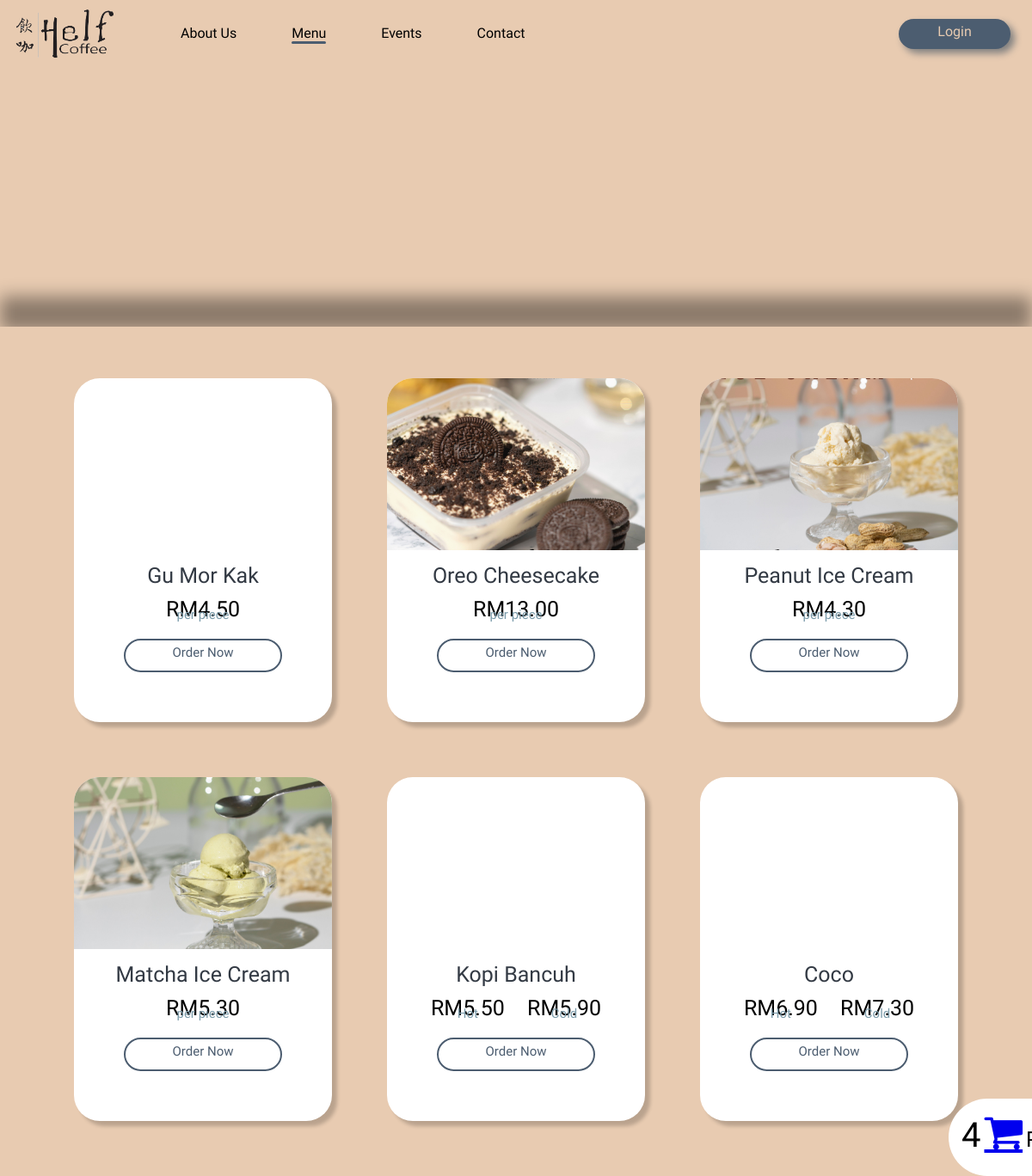
Page /User/menu_best_seller.php on the committed database.
### tables this page shows
CREATE TABLE `product` (
  `product_id` int(11) NOT NULL,
  `product_name` text NOT NULL,
  `price` float NOT NULL,
  `product_type` int(100) NOT NULL,
  `product_desc` text NOT NULL,
  `product_quan` int(100) NOT NULL,
  `product_cal` int(100) NOT NULL,
  `best_seller` tinyint(1) NOT NULL,
  `product_img` varchar(100) NOT NULL,
  `pixel` int(10) NOT NULL
);

### User/menu_best_seller.php (the view, shortened to what this page needs)
<?php
    include 'dbConnection.php';
 ?>
<!DOCTYPE html>
<html lang="en">
<head>
    <link rel="stylesheet" href="css/menu_style.css">
    <link rel="stylesheet" href="https://cdnjs.cloudflare.com/ajax/libs/font-awesome/4.7.0/css/font-awesome.min.css">
</head>
<body>
    <div class="nav_bar">
        <div class="logo">
            <a href="index.php"><img src="images/helf_coffee_logo.png" alt="Helf Coffee Logo" style="width: 130px" href="index.html"></a>
        </div>
        <?php if(!isset($_SESSION['logged_in'])) : ?>
        <a href="user_login.php" class="login">Login</a>
        <?php endif ?>
        <nav class="pages">
            <ul>
                <li><a href="#">About Us</a></li>
                <li><a class="active" href="menu_best_seller.php">Menu</a></li>
                <li><a href="events.php">Events</a></li>
                <li><a href="contact_us.php">Contact</a></li>
            </ul>
        </nav>
    </div>
    <div class="menu_bar" id="scroll">
        <div class="blur"></div>
        <ul>
        </ul>
    </div>
    <div class="content_container">
        <div class="item_container">
            <?php
                    $sql = $conn->query("SELECT * FROM product WHERE best_seller = 1 AND product_type != 3 ORDER BY product_id");
                    $sql2 = $conn->query("SELECT * FROM product WHERE best_seller = 1 AND product_type = 3 ORDER BY product_id");
                    ?>
                    <?php
                    if($sql->num_rows > 0)
                    {
                        while($data=$sql->fetch_assoc())
                        {
                    ?>
                <div class="item">
                <div class="item_pic">
                <?php
                    echo  '<img style="bottom: '.$data['pixel'].'px;" src="'.$data['product_img'].'"/>';
                ?>
                </div>
                <div class="description">
                    <div class="item_name"><center><?php echo $data['product_name']?></center></div>
                    <div class="price">
                        <center>RM<?php echo number_format($data['price'], 2);?></center>
                        <div class="sub_price"><center>per piece</center></div>
                    </div>
                    <div class="order_btn" onclick="togglePopup_<?php echo $data['product_id']?>()"><center>Order Now</center></div>
                </div>
            </div>
            <?php
            }
            while($data=$sql2->fetch_assoc())
                        {
                        $cold = 0.40;
                    ?>
                <div class="item">
                <div class="item_pic">
                </div>
                <div class="description">
                    <div class="item_name"><center><?php echo $data['product_name']?></center></div>
                    <div class="price">
                        <div class="price">
                            <center>RM<?php echo number_format($data['price'], 2);?></center>
                            <div class="sub_price"><center>Hot</center></div>
                        </div>
                        <div class="price">
                            <center>RM<?php echo number_format($data['price'] +$cold , 2);?></center>
                            <div class="sub_price"><center>Cold</center></div>
                        </div>
                    </div>
                    <div class="order_btn" onclick="togglePopup_<?php echo $data['product_id']?>()"><center>Order Now</center></div>
                </div>
            </div>
            <?php
            }
            }
            ?>
        </div>
        <div class="cart-btn" id="cart">
            <?php
                $result = $conn->query("SELECT COUNT(*) FROM `cart_temp`");
                $row = $result->fetch_row();
            ?>
            <span class ="cart-quantity"><?php echo $row[0];?></span>
            <?php if(!isset($_SESSION['logged_in'])){ ?>
            <a href ="user_login.php"class="fa fa-shopping-cart fa-3x" aria-hidden="true" onclick="alert('Please log in before proceeding to your cart');"></a>
            <?php
            }else{ ?>
            <a href ="cart.php"class="fa fa-shopping-cart fa-3x" aria-hidden="true"></a>
            <?php
            } ?>
            <span id="cart-success" style = "font-size: 25px">Product successfully added to cart</span>
        </div>
</body>
</html>

### User/css/menu_style.css (style rules this page uses)
body { margin: 0; background-color: #E8CBB1; }
.nav_bar { background-color: #E8CBB1; padding: 5px 10px; font-family: 'Marhey', cursive; height: 70px; }
.logo, .pages { display: inline-block; }
.pages { position: absolute; }
.pages ul li { list-style: none; display: inline-block; text-align: center; margin: 0 30px; padding-top: 8px; }
.pages ul li a { position: relative; text-decoration: none; color: black; width: 0; }
.pages ul li a::after { content: ""; display: block; background-color: #4C5D70; height: 3px; width: 0%; border-radius: 20px; position: absolute; left: 50%; }
.pages ul li .active::after { content: ""; display: block; background-color: #4C5D70; height: 3px; width: 100%; border-radius: 20px; position: absolute; left: 0; }
.login { position: relative; float: right; background-color: #4C5D70; color: #E8CBB1; width: 120px; height: 30px; border-radius: 30px; text-align: center; text-decoration: none; margin: 17px 15px; padding: 5px 5px 0; box-shadow: 5px 5px 8px grey; z-index: 1; }
.login::before { content: ""; display: block; position: absolute; top: 0; bottom: 0; right: 0; left: 0; background-color: #E8CBB1; border-radius: 30px; border: 2px solid #4C5D70; z-index: -1; transform: scaleX(0); transition: transform 0.3s ease-in-out; }
.blur { width: 100%; height: 40px; background-color: rgba(0, 0, 0, 0.4); position: absolute; top: 345px; z-index: 1; filter: blur(10px); }
.content_container { width: 100%; background-color: #E8CBB1; padding: 30px 0px; position: absolute; top: 380px; z-index: 2; }
.item_container { width: 100%; margin: auto; text-align: center; }
.item { display: inline-block; width: 300px; height: 400px; border-radius: 30px; overflow: hidden; background-color: white; box-shadow: 6px 6px 4px rgba(0, 0, 0, 0.2); margin: 30px 30px; font-family: 'Marhey', cursive; font-size: 25px; }
.item_pic { width: 300px; height: 200px; overflow: hidden; }
.item img { width: 300px; position: relative; }
.description { width: 300px; height: 200px; margin-top: 15px; }
.item_name { margin: 5px 0 10px; color: #333A44; }
.price { display: inline-block; margin: 0 10px; }
.sub_price { font-size: 15px; position: relative; bottom: 17px; color: #7C9CAB; }
.order_btn { position: relative; background-color: white; color: #4C5D70; border: 2px solid #4C5D70; width: 180px; height: 30px; border-radius: 30px; font-size: 15px; margin: auto; padding-top: 5px; z-index: 1; }
.order_btn::before { content: ""; display: block; width: 180px; height: 35px; position: absolute; bottom: -1px; left: -1px; background-color: #4C5D70; border-radius: 30px; border: 2px solid #4C5D70; transition: transform 0.3s ease-in-out; transform: scaleX(0); z-index: -1; }
.cart-btn { position: fixed; right: 0px; bottom: 0px; width: 530px; height: 60px; background-color:rgb(255, 255, 255); padding: 15px; border-bottom-left-radius: 50px; border-top-left-radius: 50px; right: -463px; }
span { font-family: 'Marhey', cursive; font-size: 40px; }

### rows in the picture
product: product_name "Gu Mor Kak", price "4.50"
product: product_img (picture), product_name "Oreo Cheesecake", price "13.00"
product: product_img (picture), product_name "Peanut Ice Cream", price "4.30"
product: product_img (picture), product_name "Matcha Ice Cream", price "5.30"
product: product_name "Kopi Bancuh", price "5.50", $data['price'] +$cold "5.90"
product: product_name "Coco", price "6.90", $data['price'] +$cold "7.30"

### other values in the picture
$row[0] "4"
